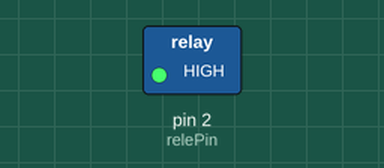
The sketch below on a simulated Arduino Uno, built with avr-gcc and run on an emulated ATmega328P. On the bench: switched loads named in the sketch (green lamp = pin HIGH). What the sketch prints to the serial monitor is not drawn.

Above: at 5.0 s.
At 15.0 s:
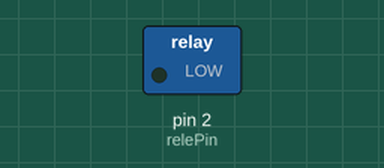
Timing chart, 0 to 26.0 s (numbered marks = the images above):
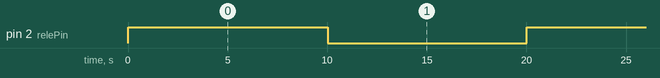

The sketch:

Prueba_rele.ino
```cpp
// --- Configuración del relé ---
int relePin = 2;   // Pin digital conectado al IN del módulo relé

void setup() {
  Serial.begin(9600);        // Inicializa la comunicación serial
  pinMode(relePin, OUTPUT);  // Configura el pin del relé como salida
  digitalWrite(relePin, LOW); // Asegura que el relé inicie apagado
  Serial.println("Sistema iniciado. Relé listo para controlar la lámpara.");
}

void loop() {
  // --- Encender el relé ---
  digitalWrite(relePin, HIGH);  // Activa el relé (enciende la lámpara)
  Serial.println("💡 Lámpara ENCENDIDA");
  delay(10000);                 // Mantiene la lámpara encendida por 10 segundos

  // --- Apagar el relé ---
  digitalWrite(relePin, LOW);   // Desactiva el relé (apaga la lámpara)
  Serial.println("💤 Lámpara APAGADA");
  delay(10000);                 // Mantiene la lámpara apagada por 10 segundos
}
```

Measured:
- by itself, pin 2 (relePin): alternates HIGH for 10.0 s and LOW for 10.0 s
